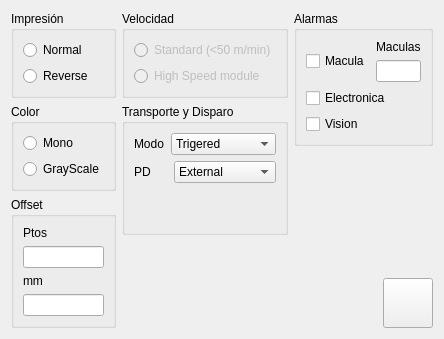
<?xml version="1.0" encoding="UTF-8"?>
<ui version="4.0">
 <class>In2ConfigPrintUI</class>
 <widget class="QWidget" name="In2ConfigPrintUI">
  <property name="geometry">
   <rect>
    <x>0</x>
    <y>0</y>
    <width>412</width>
    <height>300</height>
   </rect>
  </property>
  <property name="maximumSize">
   <size>
    <width>412</width>
    <height>300</height>
   </size>
  </property>
  <property name="windowTitle">
   <string>In2 Printing Solutions</string>
  </property>
  <layout class="QHBoxLayout" name="horizontalLayout_3">
   <item>
    <layout class="QVBoxLayout" name="verticalLayout_10">
     <item>
      <widget class="QGroupBox" name="groupBox_2">
       <property name="title">
        <string>Impresión</string>
       </property>
       <layout class="QVBoxLayout" name="verticalLayout_2">
        <item>
         <widget class="QRadioButton" name="m_cbNormal">
          <property name="text">
           <string>Normal</string>
          </property>
         </widget>
        </item>
        <item>
         <widget class="QRadioButton" name="m_cbReverse">
          <property name="text">
           <string>Reverse</string>
          </property>
         </widget>
        </item>
       </layout>
      </widget>
     </item>
     <item>
      <widget class="QGroupBox" name="groupBox_3">
       <property name="title">
        <string>Color</string>
       </property>
       <layout class="QVBoxLayout" name="verticalLayout_3">
        <item>
         <widget class="QRadioButton" name="m_cbMono">
          <property name="text">
           <string>Mono</string>
          </property>
         </widget>
        </item>
        <item>
         <widget class="QRadioButton" name="m_cbGrayScale">
          <property name="text">
           <string>GrayScale</string>
          </property>
         </widget>
        </item>
        <item>
         <spacer name="verticalSpacer_3">
          <property name="orientation">
           <enum>Qt::Vertical</enum>
          </property>
          <property name="sizeHint" stdset="0">
           <size>
            <width>20</width>
            <height>40</height>
           </size>
          </property>
         </spacer>
        </item>
       </layout>
      </widget>
     </item>
     <item>
      <widget class="QGroupBox" name="groupBox_6">
       <property name="title">
        <string>Offset</string>
       </property>
       <layout class="QVBoxLayout" name="verticalLayout_9">
        <item>
         <layout class="QVBoxLayout" name="verticalLayout_7">
          <item>
           <widget class="QLabel" name="label_2">
            <property name="text">
             <string>Ptos</string>
            </property>
           </widget>
          </item>
          <item>
           <widget class="QLineEdit" name="m_leOffsetPoints"/>
          </item>
         </layout>
        </item>
        <item>
         <layout class="QVBoxLayout" name="verticalLayout_8">
          <item>
           <widget class="QLabel" name="label_5">
            <property name="text">
             <string>mm</string>
            </property>
           </widget>
          </item>
          <item>
           <widget class="QLineEdit" name="m_leOffsetMm"/>
          </item>
         </layout>
        </item>
       </layout>
      </widget>
     </item>
    </layout>
   </item>
   <item>
    <layout class="QVBoxLayout" name="verticalLayout_11">
     <item>
      <widget class="QGroupBox" name="groupBox">
       <property name="title">
        <string>Velocidad</string>
       </property>
       <layout class="QVBoxLayout" name="verticalLayout">
        <item>
         <widget class="QRadioButton" name="m_cbStandard">
          <property name="enabled">
           <bool>false</bool>
          </property>
          <property name="text">
           <string>Standard (&lt;50 m/min)</string>
          </property>
         </widget>
        </item>
        <item>
         <widget class="QRadioButton" name="m_cbHighSpeed">
          <property name="enabled">
           <bool>false</bool>
          </property>
          <property name="text">
           <string>High Speed module</string>
          </property>
         </widget>
        </item>
       </layout>
      </widget>
     </item>
     <item>
      <widget class="QGroupBox" name="groupBox_4">
       <property name="title">
        <string>Transporte y Disparo</string>
       </property>
       <layout class="QVBoxLayout" name="verticalLayout_4">
        <item>
         <layout class="QHBoxLayout" name="horizontalLayout_16">
          <item>
           <widget class="QLabel" name="label_3">
            <property name="sizePolicy">
             <sizepolicy hsizetype="Preferred" vsizetype="Preferred">
              <horstretch>1</horstretch>
              <verstretch>0</verstretch>
             </sizepolicy>
            </property>
            <property name="text">
             <string>Modo</string>
            </property>
           </widget>
          </item>
          <item>
           <widget class="QComboBox" name="m_cbModoImpresion">
            <property name="sizePolicy">
             <sizepolicy hsizetype="Preferred" vsizetype="Fixed">
              <horstretch>3</horstretch>
              <verstretch>0</verstretch>
             </sizepolicy>
            </property>
            <item>
             <property name="text">
              <string>Trigered</string>
             </property>
            </item>
            <item>
             <property name="text">
              <string>Fixed</string>
             </property>
            </item>
            <item>
             <property name="text">
              <string>Back To Back</string>
             </property>
            </item>
           </widget>
          </item>
         </layout>
        </item>
        <item>
         <layout class="QHBoxLayout" name="horizontalLayout_17">
          <item>
           <widget class="QLabel" name="label_4">
            <property name="sizePolicy">
             <sizepolicy hsizetype="Preferred" vsizetype="Preferred">
              <horstretch>1</horstretch>
              <verstretch>0</verstretch>
             </sizepolicy>
            </property>
            <property name="text">
             <string>PD</string>
            </property>
           </widget>
          </item>
          <item>
           <widget class="QComboBox" name="m_cbTipoPD">
            <property name="sizePolicy">
             <sizepolicy hsizetype="Preferred" vsizetype="Fixed">
              <horstretch>3</horstretch>
              <verstretch>0</verstretch>
             </sizepolicy>
            </property>
            <item>
             <property name="text">
              <string>External</string>
             </property>
            </item>
            <item>
             <property name="text">
              <string>Internal</string>
             </property>
            </item>
            <item>
             <property name="text">
              <string>Absoluto</string>
             </property>
            </item>
           </widget>
          </item>
         </layout>
        </item>
        <item>
         <spacer name="verticalSpacer_2">
          <property name="orientation">
           <enum>Qt::Vertical</enum>
          </property>
          <property name="sizeHint" stdset="0">
           <size>
            <width>20</width>
            <height>40</height>
           </size>
          </property>
         </spacer>
        </item>
       </layout>
      </widget>
     </item>
     <item>
      <spacer name="verticalSpacer_4">
       <property name="orientation">
        <enum>Qt::Vertical</enum>
       </property>
       <property name="sizeHint" stdset="0">
        <size>
         <width>20</width>
         <height>40</height>
        </size>
       </property>
      </spacer>
     </item>
    </layout>
   </item>
   <item>
    <layout class="QVBoxLayout" name="verticalLayout_12">
     <item>
      <widget class="QGroupBox" name="groupBox_5">
       <property name="title">
        <string>Alarmas</string>
       </property>
       <layout class="QVBoxLayout" name="verticalLayout_6">
        <item>
         <layout class="QHBoxLayout" name="horizontalLayout">
          <item>
           <widget class="QCheckBox" name="m_cbMonitorMacula">
            <property name="text">
             <string>Macula</string>
            </property>
           </widget>
          </item>
          <item>
           <layout class="QVBoxLayout" name="verticalLayout_5">
            <item>
             <widget class="QLabel" name="label">
              <property name="text">
               <string>Maculas</string>
              </property>
             </widget>
            </item>
            <item>
             <widget class="QLineEdit" name="m_leNMaculas">
              <property name="alignment">
               <set>Qt::AlignCenter</set>
              </property>
             </widget>
            </item>
           </layout>
          </item>
         </layout>
        </item>
        <item>
         <widget class="QCheckBox" name="m_cbMonitorHeads">
          <property name="text">
           <string>Electronica</string>
          </property>
         </widget>
        </item>
        <item>
         <widget class="QCheckBox" name="m_cbMonitorVision">
          <property name="text">
           <string>Vision</string>
          </property>
         </widget>
        </item>
       </layout>
      </widget>
     </item>
     <item>
      <spacer name="verticalSpacer">
       <property name="orientation">
        <enum>Qt::Vertical</enum>
       </property>
       <property name="sizeHint" stdset="0">
        <size>
         <width>20</width>
         <height>40</height>
        </size>
       </property>
      </spacer>
     </item>
     <item>
      <layout class="QHBoxLayout" name="horizontalLayout_2">
       <item>
        <spacer name="horizontalSpacer">
         <property name="orientation">
          <enum>Qt::Horizontal</enum>
         </property>
         <property name="sizeHint" stdset="0">
          <size>
           <width>40</width>
           <height>20</height>
          </size>
         </property>
        </spacer>
       </item>
       <item>
        <widget class="QPushButton" name="m_pbOK">
         <property name="sizePolicy">
          <sizepolicy hsizetype="Minimum" vsizetype="Preferred">
           <horstretch>0</horstretch>
           <verstretch>0</verstretch>
          </sizepolicy>
         </property>
         <property name="minimumSize">
          <size>
           <width>50</width>
           <height>50</height>
          </size>
         </property>
         <property name="maximumSize">
          <size>
           <width>50</width>
           <height>50</height>
          </size>
         </property>
         <property name="text">
          <string/>
         </property>
         <property name="icon">
          <iconset resource="../../In2Apps/In2Designer/In2Designer/shared.qrc">
           <normaloff>:/res/images/Ok_32x32.png</normaloff>:/res/images/Ok_32x32.png</iconset>
         </property>
        </widget>
       </item>
      </layout>
     </item>
    </layout>
   </item>
  </layout>
 </widget>
 <resources>
  <include location="../../In2Apps/In2Designer/In2Designer/shared.qrc"/>
 </resources>
 <connections/>
</ui>
